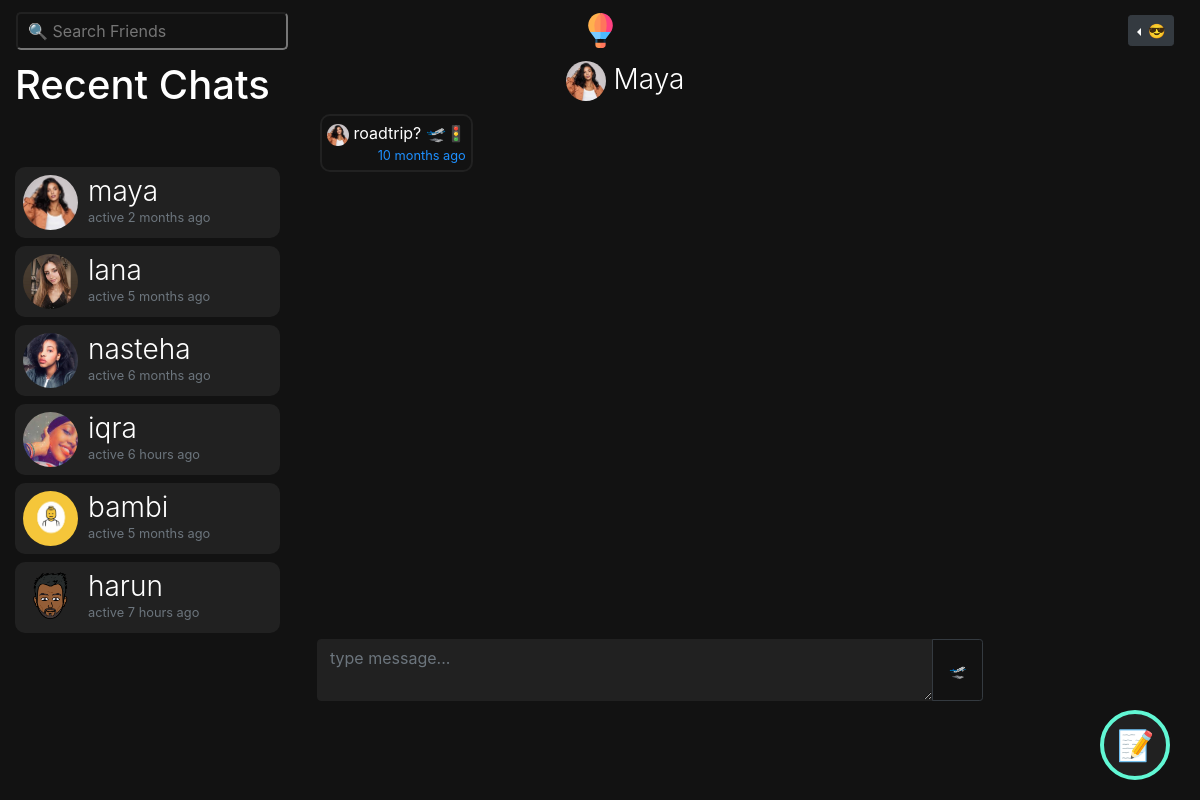
The app's page /m/maya (signed in), older data.
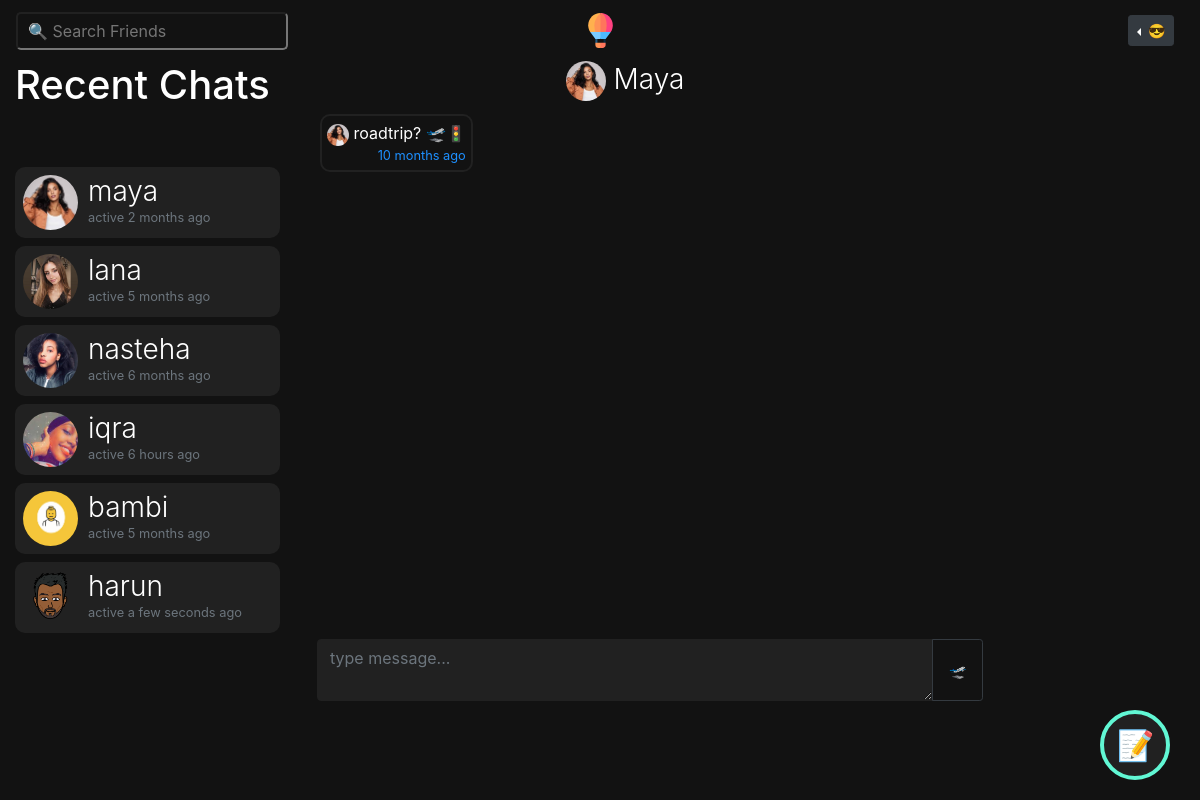
The same page, newer data.
### bambiv3/models.py (models this page shows, shortened)
class User(db.Model, UserMixin):
	id = db.Column(db.Integer, primary_key=True)
	username = db.Column(db.String(20), unique=True, nullable=False)
	email = db.Column(db.String(120), unique=True, nullable=False)
	image_file = db.Column(db.String(20), nullable=False, default='default.jpg')
	password = db.Column(db.String(60), nullable=False)
	last_seen = db.Column(db.DateTime, default=datetime.utcnow)
	date_joined = db.Column(db.DateTime, nullable=False, default=datetime.utcnow)
	department = db.Column(db.String(20), nullable=False)
	student_number = db.Column(db.Integer(), unique=True, nullable=False)
	age = db.Column(db.DateTime, nullable=False)
	gender = db.Column(db.String(20), nullable=False)
	country = db.Column(db.String(20), nullable=False)
	hobby = db.Column(db.String(20), nullable=False)
	bio = db.Column(db.String(120), nullable=True)
	private = db.Column(db.Boolean, default=False, nullable=False)
	single = db.Column(db.Boolean, default=False, nullable=False)
	snapchat = db.Column(db.String(20),default=False, nullable=False)
	instagram = db.Column(db.String(20),default=False, nullable=False)
	posts = db.relationship('Post', backref='author', lazy=True)
	products = db.relationship('Product', backref='author', lazy=True)
	comments = db.relationship("Comment", backref="author", lazy="dynamic", cascade="all, delete-orphan")
	followed = db.relationship(
		'User', secondary=followers,
		primaryjoin=(followers.c.follower_id == id),
		secondaryjoin=(followers.c.followed_id == id),
		backref=db.backref('followers', lazy='dynamic'), lazy='dynamic')
	messages_sent = db.relationship('Message',
									foreign_keys='Message.sender_id',
									backref='author', lazy='dynamic')
	messages_received = db.relationship('Message',
										foreign_keys='Message.recipient_id',
										backref='recipient', lazy='dynamic')
	last_message_read_time = db.Column(db.DateTime)
	def new_messages(self):
		last_read_time = self.last_message_read_time or datetime(1900, 1, 1)
		return Message.query.filter_by(recipient=self).filter(
			Message.timestamp > last_read_time).count()

### bambiv3/routes.py (the view)
@app.route('/m/<recipient>', methods=['GET', 'POST'])
@login_required
def message(recipient):
	current_user.last_message_read_time = datetime.utcnow()
	db.session.commit()
	recipient = recipient.lower()
	user = User.query.filter_by(username=recipient).first_or_404()
	current_user.last_message_read_time = datetime.utcnow()
	db.session.commit()
	form = MessageForm()
	if form.validate_on_submit():
		msg = m(author=current_user, recipient=user, body=form.message.data)
		db.session.add(msg)
		db.session.commit()
		flash('Your message has been sent.', 'info')
		return redirect(url_for('message', recipient=recipient))
	sent = current_user.messages_sent.filter_by(recipient_id=user.id)
	received = current_user.messages_received.filter_by(sender_id=user.id)
	messages = sent.union(received).order_by(m.timestamp.asc())
	messages_received = current_user.messages_received.order_by(m.timestamp.desc())
	messages_sent = current_user.messages_sent.order_by(m.timestamp.desc())
	recent_chats = list()
	for message in messages_received:
		recent_chats.append(message.author)
	for message in messages_sent:
		recent_chats.append(message.recipient)
	recent_chats = list(dict.fromkeys(recent_chats))
	return render_template('send_message.html', recipient=recipient, title="Chat with " + recipient.title() , user=user, form=form, messages=messages, recent_chats=recent_chats)

### bambiv3/forms.py
class MessageForm(FlaskForm):
    message = TextAreaField((''), validators=[DataRequired()]) #Length(min=0, max=140)
    submit = SubmitField('🛫')

### bambiv3/models.py (called while the page is built)
@login_manager.user_loader
def load_user(user_id):
	return User.query.get(int(user_id))

### bambiv3/routes.py (called while the page is built)
@app.before_request
def before_request():
	if current_user.is_authenticated:
		current_user.last_seen = datetime.utcnow()
		db.session.commit()

### bambiv3/templates/send_message.html (shortened to what this page needs)
{% extends "layout.html" %}
{% block content %}
<div class="container-fluid">
  <div class="row">
    <div class="col-lg-3 d-none d-lg-block position-fixed">
       <h1>
        Recent Chats
         {% set new_messages = current_user.new_messages() %}<span id="message_count" class="badge badge-warning"style="visibility: {% if new_messages %}visible{% else %}hidden {% endif %};">{{ new_messages }}</span></a>
      </h1>
      <div style="overflow:auto;height:500px;padding-right:5px;">
      {% for person in recent_chats %}
      <a href="{{ url_for('message',recipient=person.username) }}" style="text-decoration:none;">
      <header class="mb-2">
        <img src="{{ url_for('static', filename='profile_pics/' + person.image_file) }}" alt="default profile" class="profile-thumbnail">
        <div class="profile-name">
          <h3>{{person.username}}</h3>
          <small class="text-muted">active {{ moment(person.last_seen).fromNow() }}</small>
        </div>
      </header>
      </a>
      {% endfor %}
    </div>
</div>
    <div class="col-lg-7 offset-lg-3">
      <h3 style="text-align:center;margin-left:-50px;">
        <img src="{{ url_for('static', filename='profile_pics/' + user.image_file) }}" alt="default profile" style="width:40px;height:40px;border-radius:50%;">
        <a href="{{url_for('user_posts', username=recipient)}}" style="color:#fff;">{{user.username.title()}}
           </a></h3>
           <div class="msg-box" style="overflow-y:auto;padding:5px;">
      {% for message in messages %}
          <p class="mb-2"
          style="
          {% if message.author == current_user%}
            text-align:left;padding:5px;border-radius:10px;display:inline-block;float:right;clear:both;max-width:75%;background:#212121;
          {%else%}
            text-align:left;padding:5px;border-radius:10px;display:inline-block;max-width:75%;border:2px solid #212121;
          {% endif %}">
          {% if message.author != current_user %}
          <img src="{{ url_for('static', filename='profile_pics/' + message.author.image_file) }}" alt="profile pic" title="{{message.author.username.lower()}}" style="width:22px;height:22px;border-radius:50%">
          {% endif %}
          {{message.body | safe | urlize(40, target='_blank')}}
          <br>
          <small style="display:inline-block;float:right;">{{ moment(message.timestamp).fromNow() }}</small>
        </p>
        <br>
        {% endfor %}
        </div>
      <div class="post" style="background:none;padding:2px;width:100%;">
          <form method="POST" action="" enctype="multipart/form-data">
            <div class="input-group mt-2" style="overflow:hidden">
              {% if form.message.errors %}
                {{ form.message(class="form-control border-0 rounded-3 resize-none dark-theme border border-dark", placeholder="type message...") }}
                <div class="invalid-feedback">
                  {% for error in form.message.errors %}
                    <span>{{ error }}</span>
                  {% endfor %}
                </div>
                  {% else %}
                    {{ form.message(class="form-control border-0 rounded-3 resize-none dark-theme border border-dark", placeholder="type message...") }}
                  {% endif %}
                  <div class="input-group-append">
                    {{ form.submit(class="btn btn-outline-dark btn-sm p-3") }}
                  </div>
              </div>
          </form>
  </div>
</div>
{% endblock content %}

Row changes from the older to the newer data that the page shows:
changed User "harun": last_seen "7 hours ago" → "a few seconds ago"
